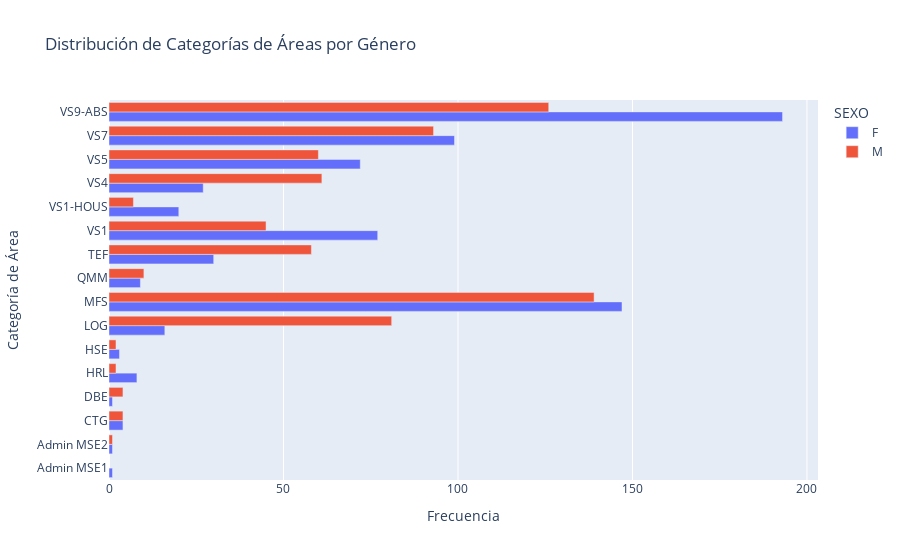

Notebook code cell kept with this figure:
### Code cell
df = data[['AREA', 'SEXO']]
conteo_area = df.groupby(['SEXO', 'AREA']).size().reset_index(name='conteo')
fig = px.bar(conteo_area, x='conteo', y='AREA', color='SEXO', 
             barmode='group', 
             title='Distribución de Categorías de Áreas por Género',
             labels={'conteo': 'Frecuencia', 'AREA': 'Categoría de Área'})
fig.show()

### Figure 1 — Plotly figure (JSON) as saved in the notebook; plotly's stock layout.template omitted (floating-point values rounded to 4 significant figures)
{"data": [{"alignmentgroup": "True", "hovertemplate": "SEXO=F<br>Frecuencia=%{x}<br>Categoría de Área=%{y}<extra></extra>", "legendgroup": "F", "marker": {"color": "#636efa", "pattern": {"shape": ""}}, "name": "F", "offsetgroup": "F", "orientation": "h", "showlegend": true, "textposition": "auto", "type": "bar", "x": [1, 1, 4, 1, 8, 3, 16, 147, 9, 30, 77, 20, 27, 72, 99, 193], "xaxis": "x", "y": ["Admin MSE1", "Admin MSE2", "CTG", "DBE", "HRL", "HSE", "LOG", "MFS", "QMM", "TEF", "VS1", "VS1-HOUS", "VS4", "VS5", "VS7", "VS9-ABS"], "yaxis": "y"}, {"alignmentgroup": "True", "hovertemplate": "SEXO=M<br>Frecuencia=%{x}<br>Categoría de Área=%{y}<extra></extra>", "legendgroup": "M", "marker": {"color": "#EF553B", "pattern": {"shape": ""}}, "name": "M", "offsetgroup": "M", "orientation": "h", "showlegend": true, "textposition": "auto", "type": "bar", "x": [1, 4, 4, 2, 2, 81, 139, 10, 58, 45, 7, 61, 60, 93, 126], "xaxis": "x", "y": ["Admin MSE2", "CTG", "DBE", "HRL", "HSE", "LOG", "MFS", "QMM", "TEF", "VS1", "VS1-HOUS", "VS4", "VS5", "VS7", "VS9-ABS"], "yaxis": "y"}], "layout": {"barmode": "group", "legend": {"title": {"text": "SEXO"}, "tracegroupgap": 0}, "title": {"text": "Distribución de Categorías de Áreas por Género"}, "xaxis": {"anchor": "y", "domain": [0, 1], "title": {"text": "Frecuencia"}}, "yaxis": {"anchor": "x", "domain": [0, 1], "title": {"text": "Categoría de Área"}}}}
